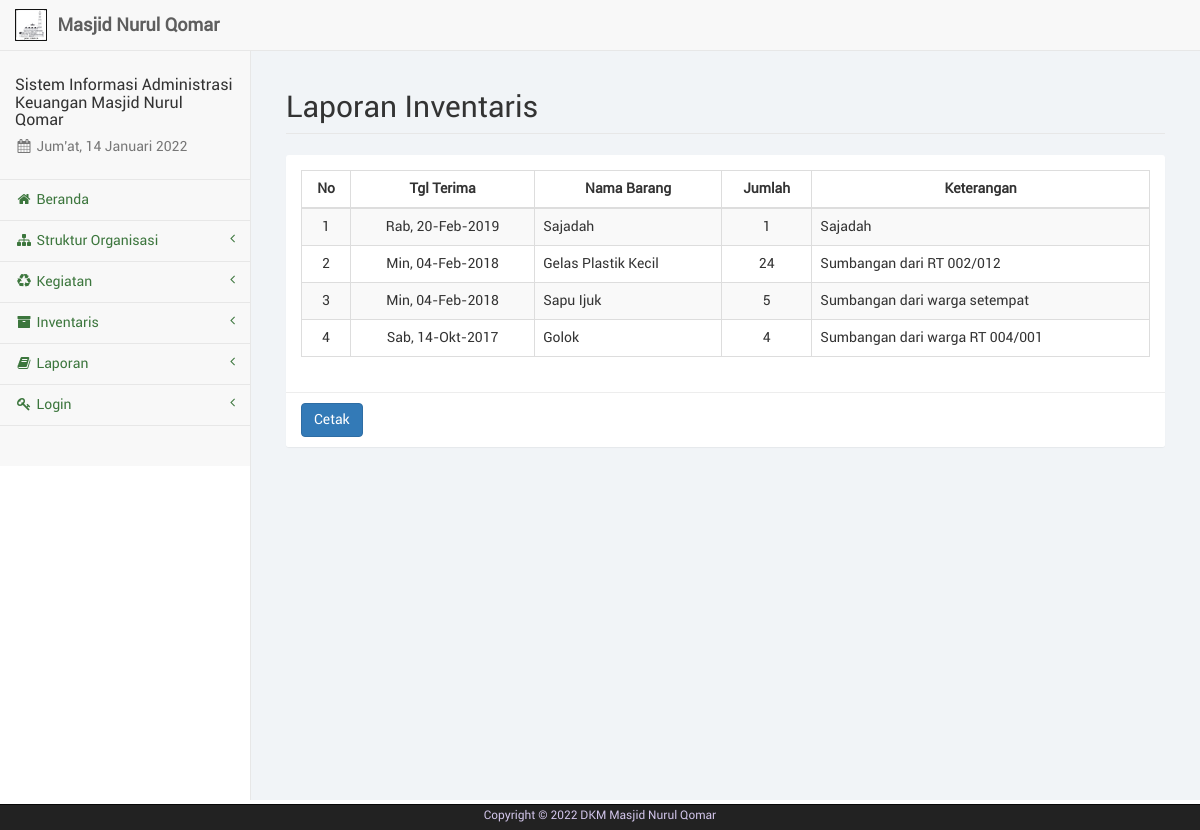
Page /laporan_inventaris.php on the committed database.
### tables this page shows
CREATE TABLE IF NOT EXISTS `inventaris` (
  `no_inventaris` int(6) NOT NULL,
  `kd_barang` int(4) NOT NULL,
  `tgl_terima` date NOT NULL,
  `jumlah` int(8) NOT NULL,
  `keterangan` varchar(75) NOT NULL
);

CREATE TABLE IF NOT EXISTS `barang` (
  `kd_barang` int(4) NOT NULL,
  `nama_barang` varchar(35) NOT NULL,
  `keterangan_barang` varchar(75) NOT NULL
);

### admin/dist/function/format_tanggal.php (called while the page is built, shortened)
<?php
	function format_tanggal($tgl) {
		$blns = array("", "Jan", "Feb", "Mar", "Apr", "Mei", "Jun", "Jul", "Ags", "Sep", "Okt", "Nov", "Des");
		$hrs = array("Min", "Sen", "Sel", "Rab", "Kam", "Jum", "Sab");
		$tgls = getdate(strtotime($tgl));
		$hr = (strlen($tgls['mday']) == 1 ? "0". $tgls['mday'] : $tgls['mday']);
		$tanggal = $hrs[$tgls['wday']] .", ". $hr ."-". $blns[$tgls['mon']] ."-". $tgls['year'];
		return $tanggal;
	}
?>

### laporan_inventaris.php (the view, shortened to what this page needs)
<?php
	include("sess_check.php");
	include("layout_top.php");
	include("admin/dist/function/format_tanggal.php");
	$data = array();
	$sql = "SELECT * FROM inventaris INNER JOIN barang ON inventaris.kd_barang=barang.kd_barang ORDER BY inventaris.tgl_terima DESC";
	$ress = mysqli_query($conn, $sql);
	while($li = mysqli_fetch_array($ress)) {
		$col = array();
		$col['tanggal'] = $li['tgl_terima'];
		$col['nama'] = $li['nama_barang'];
		$col['jumlah'] = $li['jumlah'];
		$col['keterangan'] = $li['keterangan'];
		$data[] = $col;
	}
?>
		<div id="page-wrapper">
            <div class="container-fluid">
                <div class="row">
                    <div class="col-lg-12">
                        <h1 class="page-header">Laporan Inventaris</h1>
                    </div>
                </div>
				<div class="row">
					<div class="col-lg-12"><?php include("layout_alert.php"); ?></div>
				</div>
				<div class="row">
					<div class="col-lg-12">
						<div class="panel panel-default">
							<div class="panel-body">
								<div class="table-responsive">
								<table class="table table-striped table-bordered">
									<thead>
										<tr>
											<th>No</th>
											<th>Tgl Terima</th>
											<th>Nama Barang</th>
											<th>Jumlah</th>
											<th>Keterangan</th>
										</tr>
									</thead>
									<tbody>
										<?php
											$i = 1;
											foreach($data as $row) {
												echo '<tr>';
												echo '<td class="text-center">'. $i .'</td>';
												echo '<td class="text-center">'. format_tanggal($row['tanggal']) .'</td>';
												echo '<td>'. $row['nama'] .'</td>';
												echo '<td class="text-center">'. $row['jumlah'] .'</td>';
												echo '<td>'. $row['keterangan'] .'</td>';
												echo '</tr>';
												$i++;
											}
										?>
									</tbody>
								</table>
								</div>
							</div>
							<div class="panel-footer">
								<?php
									if($i == 1) {
										echo '<a href="laporan_inventaris_cetak.php" target="_blank" class="btn btn-primary" disabled>Cetak</a>';
									}
									else {
										echo '<a href="laporan_inventaris_cetak.php" target="_blank" class="btn btn-primary">Cetak</a>';
									}
								?>
							</div>
						</div>
					</div>
				</div>
            </div>
        </div>
<?php
	include("layout_bottom.php");
?>

### rows in the picture
inventaris: tgl_terima "Rab, 20-Feb-2019", nama "Sajadah", jumlah "1", keterangan "Sajadah"
inventaris: tgl_terima "Min, 04-Feb-2018", kd_barang.nama_barang "Gelas Plastik Kecil", jumlah "24", keterangan "Sumbangan dari RT 002/012"
inventaris: tgl_terima "Min, 04-Feb-2018", kd_barang.nama_barang "Sapu Ijuk", jumlah "5", keterangan "Sumbangan dari warga setempat"
inventaris: tgl_terima "Sab, 14-Okt-2017", kd_barang.nama_barang "Golok", jumlah "4", keterangan "Sumbangan dari warga RT 004/001"
